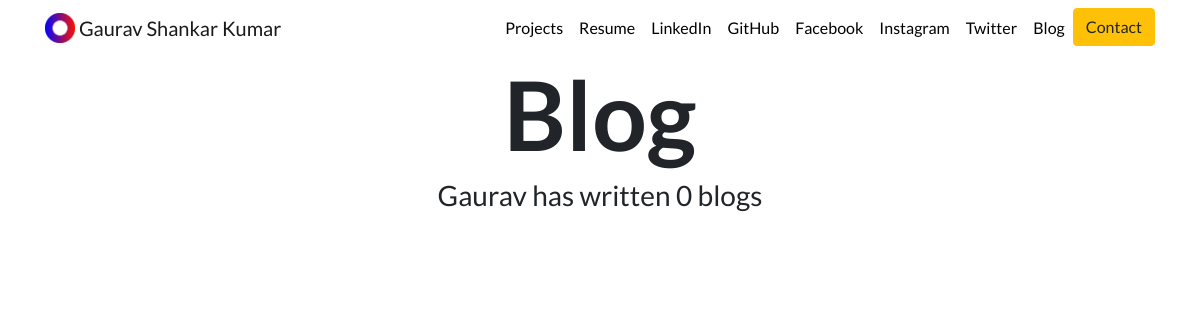
Before: /blog/ with the older database file.
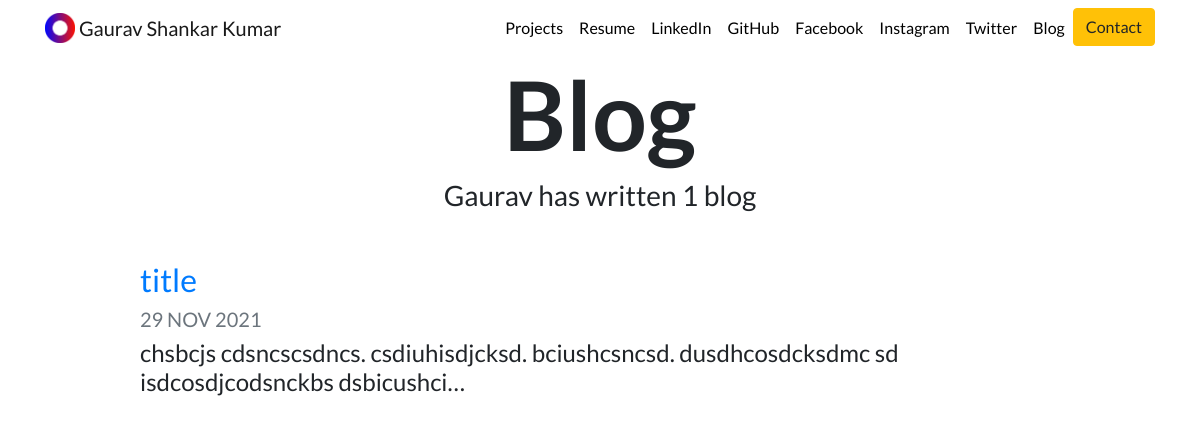
After: the same page with the newer database file.
### blog/models.py (models this page shows, shortened)
class Blog(models.Model):
    title = models.CharField(max_length=200)
    description = models.TextField()
    date = models.DateField()

### blog/views.py (the view)
# urls.py: path('', views.all_blogs, name='all_blogs'),
def all_blogs(request):
    blogs = Blog.objects.order_by('-date')
    return render (request, 'blog/all_blogs.html', {'blogs':blogs})

### blog/templates/blog/all_blogs.html
{% extends "portfolio/base.html" %} {% load static %} {% block content %}
<h1 id="blogtitle" class="font-weight-bold text-center">Blog</h1>
<h3 class="text-center mb-5">
  Gaurav has written {{ blogs.count }} blog{{ blogs.count|pluralize }}
</h3>
{% for blog in blogs %}
<div class="row justify-content-center my-3">
  <div class="col-md-10">
    <a href="{% url 'blog:detail' blog.id %}">
      <h2>{{ blog.title }}</h2>
    </a>
    <h5 class="text-muted">{{ blog.date|date:'d M Y'|upper }}</h5>
    <h4>{{ blog.description|striptags|truncatechars:100 }}</h4>
  </div>
</div>
{% endfor %} {% endblock content %}

Changed rows visible on the page:
added Blog: title "title", date "29 NOV 2021", description "chsbcjs cdsncscsdncs. csdiuhisdjcksd. bciushcsncsd. dusdhcosdcksdmc sd isdcosdjcodsnckbs dsbicushci…"
Other visible differences:
{{ blogs.count }}: "0" → "1"
